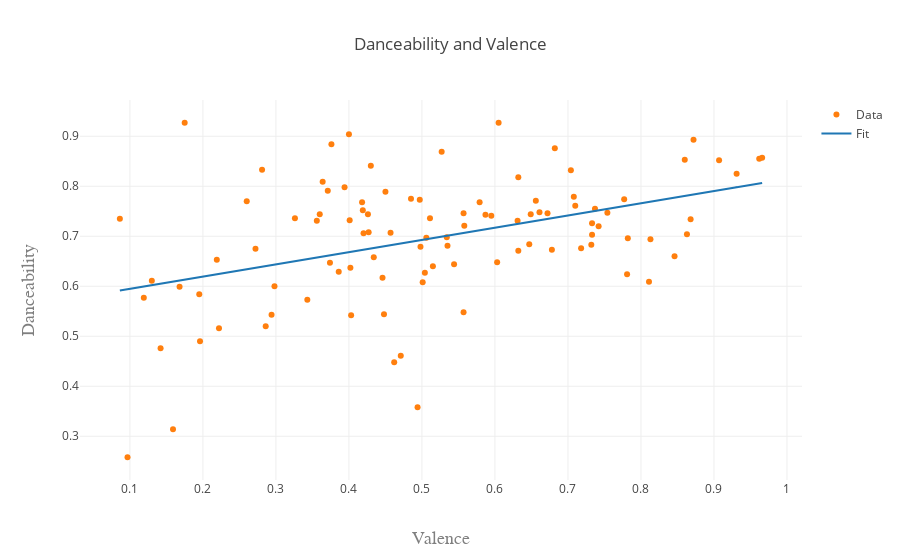

The notebook cell saved with this chart:
### Markdown cell above
## Two Continuous Variables-Plotted Two Ways

### Code cell
xi = df_transform.valence
y = df_transform.danceability

# Generated linear fit
slope, intercept, r_value, p_value, std_err = stats.linregress(xi,y)
line = slope*xi+intercept

# Creating the dataset, and generating the plot
trace1 = go.Scatter(
                  x=xi,
                  y=y,
                  text = df_transform.name,
                  mode='markers',
                  marker=go.Marker(color='rgb(255, 127, 14)'),
                  name='Data'
                  )

trace2 = go.Scatter(
                  x=xi,
                  y=line,
                  mode='lines',
                  marker=go.Marker(color='rgb(31, 119, 180)'),
                  name='Fit'
                  )

annotation = go.Annotation(
                  x=10,
                  y=80000,
                  text='$R^2 = 0.9551,\\Y = 0.716X + 19.18$',
                  showarrow=False,
                  font=go.Font(size=16)
                  )
data = [trace1, trace2]

layout = go.Layout(
    title='Danceability and Valence',
    xaxis=dict(
        title='Valence',
        titlefont=dict(
            family='Courier New, monospace',
            size=18,
            color='#7f7f7f'
        )
    ),
    yaxis=dict(
        title='Danceability',
        titlefont=dict(
            family='Courier New, monospace',
            size=18,
            color='#7f7f7f'
        )
    )
)


fig = go.Figure(data=data, layout=layout)
iplot(fig, filename='Linear-Fit-in-python')
print('Slope:')
print(slope)

### Figure 1 — Plotly figure (JSON) as saved in the notebook; plotly's stock layout.template omitted (floating-point values rounded to 4 significant figures)
{"data": [{"marker": {"color": "rgb(255, 127, 14)"}, "mode": "markers", "name": "Data", "text": ["Shape of You", "Despacito - Remix", "Despacito (Featuring Daddy Yankee)", "Something Just Like This", "I'm the One", "HUMBLE.", "It Ain't Me (with Selena Gomez)", "Unforgettable", "That's What I Like", "I Don’t Wanna Live Forever (Fifty Shades Darker) - From \"Fifty Shades Darker (Original Motion Picture Soundtrack)\"", "XO TOUR Llif3", "Paris", "Stay (with Alessia Cara)", "Attention", "Mask Off", "Congratulations", "Swalla (feat. Nicki Minaj & Ty Dolla $ign)", "Castle on the Hill", "Rockabye (feat. Sean Paul & Anne-Marie)", "Believer", "Mi Gente", "Thunder", "Say You Won't Let Go", "There's Nothing Holdin' Me Back", "Me Rehúso", "Issues", "Galway Girl", "Scared to Be Lonely", "Closer", "Symphony (feat. Zara Larsson)", "I Feel It Coming", "Starboy", "Wild Thoughts", "Slide", "New Rules", "1-800-273-8255", "Passionfruit", "rockstar", "Strip That Down", "2U (feat. Justin Bieber)", "Perfect", "Call On Me - Ryan Riback Extended Remix", "Feels", "Mama", "Felices los 4", "iSpy (feat. Lil Yachty)", "Location", "Chantaje", "Bad and Boujee (feat. Lil Uzi Vert)", "Havana", "Solo Dance", "Fake Love", "Let Me Love You", "More Than You Know", "One Dance", "SUBEME LA RADIO", "Pretty Girl - Cheat Codes X CADE Remix", "Sorry Not Sorry", "Redbone", "24K Magic", "DNA.", "El Amante", "You Don't Know Me - Radio Edit", "Chained To The Rhythm", "No Promises (feat. Demi Lovato)", "Don't Wanna Know (feat. Kendrick Lamar)", "How Far I'll Go - From \"Moana\"", "Slow Hands", "Escápate Conmigo", "Bounce Back", "Sign of the Times", "goosebumps", "Young Dumb & Broke", "There for You", "Cold (feat. Future)", "Silence", "Too Good At Goodbyes", "Just Hold On", "Look What You Made Me Do", "Glorious (feat. Skylar Grey)", "Starving", "Reggaetón Lento (Bailemos)", "Weak", "Side To Side", "Otra Vez (feat. J Balvin)", "I Like Me Better", "In the Name of Love", "Cold Water (feat. Justin Bieber & MØ)", "Malibu", "All Night", "Hear Me Now", "Your Song", "Ahora Dice", "Friends (with BloodPop®)", "Bank Account", "Bad Things (with Camila Cabello)", "Don't Let Me Down", "Body Like A Back Road", "Now Or Never", "Dusk Till Dawn - Radio Edit"], "type": "scatter", "uid": "8a8286c6-aa4f-11e8-ba63-9a0015cd93e0", "x": [0.931, 0.813, 0.846, 0.446, 0.811, 0.4, 0.515, 0.733, 0.86, 0.0862, 0.401, 0.219, 0.498, 0.777, 0.281, 0.504, 0.782, 0.471, 0.742, 0.708, 0.294, 0.298, 0.494, 0.966, 0.426, 0.42, 0.781, 0.195, 0.661, 0.457, 0.579, 0.535, 0.632, 0.511, 0.656, 0.386, 0.364, 0.119, 0.527, 0.557, 0.168, 0.718, 0.872, 0.557, 0.737, 0.672, 0.326, 0.907, 0.175, 0.418, 0.36, 0.605, 0.142, 0.544, 0.371, 0.647, 0.733, 0.863, 0.587, 0.632, 0.402, 0.732, 0.682, 0.462, 0.595, 0.485, 0.159, 0.868, 0.754, 0.26, 0.222, 0.43, 0.394, 0.13, 0.506, 0.286, 0.534, 0.374, 0.497, 0.356, 0.558, 0.71, 0.678, 0.603, 0.704, 0.419, 0.196, 0.501, 0.343, 0.448, 0.45, 0.962, 0.427, 0.649, 0.376, 0.272, 0.403, 0.631, 0.434, 0.0967], "y": [0.825, 0.694, 0.66, 0.617, 0.609, 0.904, 0.64, 0.726, 0.853, 0.735, 0.732, 0.653, 0.679, 0.774, 0.833, 0.627, 0.696, 0.461, 0.72, 0.779, 0.543, 0.6, 0.358, 0.857, 0.744, 0.706, 0.624, 0.584, 0.748, 0.707, 0.768, 0.681, 0.671, 0.736, 0.771, 0.629, 0.809, 0.577, 0.869, 0.548, 0.599, 0.676, 0.893, 0.746, 0.755, 0.746, 0.736, 0.852, 0.927, 0.768, 0.744, 0.927, 0.476, 0.644, 0.791, 0.684, 0.703, 0.704, 0.743, 0.818, 0.637, 0.683, 0.876, 0.448, 0.741, 0.775, 0.314, 0.734, 0.747, 0.77, 0.516, 0.841, 0.798, 0.611, 0.697, 0.52, 0.698, 0.647, 0.773, 0.731, 0.721, 0.761, 0.673, 0.648, 0.832, 0.752, 0.49, 0.608, 0.573, 0.544, 0.789, 0.855, 0.708, 0.744, 0.884, 0.675, 0.542, 0.731, 0.658, 0.258]}, {"marker": {"color": "rgb(31, 119, 180)"}, "mode": "lines", "name": "Fit", "type": "scatter", "uid": "8a828874-aa4f-11e8-bdba-9a0015cd93e0", "x": [0.931, 0.813, 0.846, 0.446, 0.811, 0.4, 0.515, 0.733, 0.86, 0.0862, 0.401, 0.219, 0.498, 0.777, 0.281, 0.504, 0.782, 0.471, 0.742, 0.708, 0.294, 0.298, 0.494, 0.966, 0.426, 0.42, 0.781, 0.195, 0.661, 0.457, 0.579, 0.535, 0.632, 0.511, 0.656, 0.386, 0.364, 0.119, 0.527, 0.557, 0.168, 0.718, 0.872, 0.557, 0.737, 0.672, 0.326, 0.907, 0.175, 0.418, 0.36, 0.605, 0.142, 0.544, 0.371, 0.647, 0.733, 0.863, 0.587, 0.632, 0.402, 0.732, 0.682, 0.462, 0.595, 0.485, 0.159, 0.868, 0.754, 0.26, 0.222, 0.43, 0.394, 0.13, 0.506, 0.286, 0.534, 0.374, 0.497, 0.356, 0.558, 0.71, 0.678, 0.603, 0.704, 0.419, 0.196, 0.501, 0.343, 0.448, 0.45, 0.962, 0.427, 0.649, 0.376, 0.272, 0.403, 0.631, 0.434, 0.0967], "y": [0.7981, 0.7692, 0.7773, 0.6794, 0.7688, 0.6682, 0.6963, 0.7497, 0.7807, 0.5914, 0.6684, 0.6239, 0.6922, 0.7604, 0.6391, 0.6936, 0.7617, 0.6856, 0.7519, 0.7435, 0.6422, 0.6432, 0.6912, 0.8067, 0.6745, 0.6731, 0.7614, 0.618, 0.732, 0.6821, 0.712, 0.7012, 0.7249, 0.6953, 0.7308, 0.6648, 0.6594, 0.5994, 0.6993, 0.7066, 0.6114, 0.746, 0.7837, 0.7066, 0.7506, 0.7347, 0.6501, 0.7922, 0.6131, 0.6726, 0.6584, 0.7183, 0.605, 0.7034, 0.6611, 0.7286, 0.7497, 0.7815, 0.7139, 0.7249, 0.6687, 0.7494, 0.7372, 0.6833, 0.7159, 0.689, 0.6092, 0.7827, 0.7548, 0.6339, 0.6246, 0.6755, 0.6667, 0.6021, 0.6941, 0.6403, 0.701, 0.6618, 0.6919, 0.6574, 0.7068, 0.744, 0.7362, 0.7179, 0.7426, 0.6728, 0.6183, 0.6929, 0.6542, 0.6799, 0.6804, 0.8057, 0.6748, 0.7291, 0.6623, 0.6369, 0.6689, 0.7247, 0.6765, 0.594]}], "layout": {"title": "Danceability and Valence", "xaxis": {"title": "Valence", "titlefont": {"color": "#7f7f7f", "family": "Courier New, monospace", "size": 18}}, "yaxis": {"title": "Danceability", "titlefont": {"color": "#7f7f7f", "family": "Courier New, monospace", "size": 18}}}}
